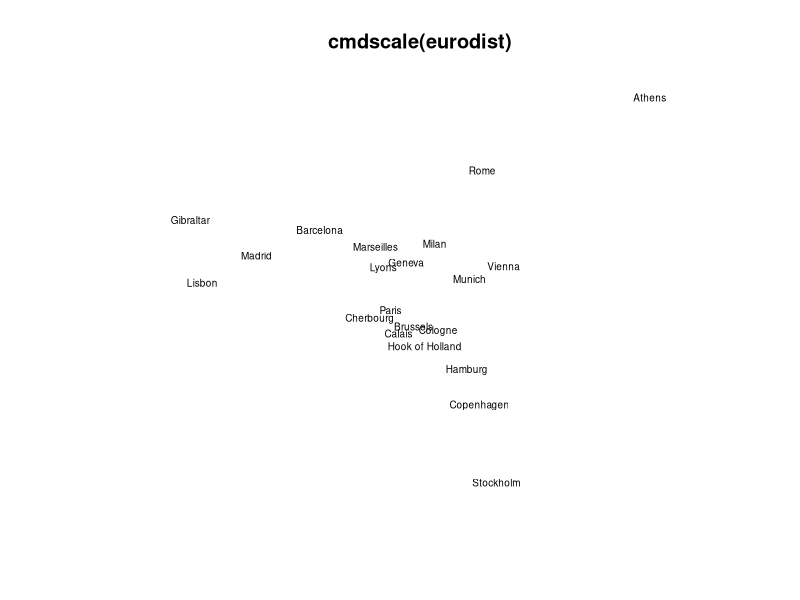
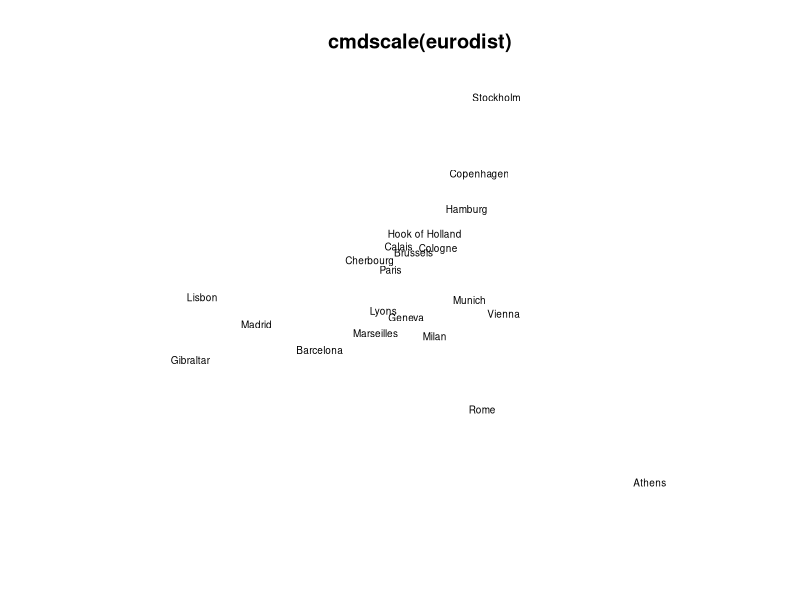

Recreate these plots in R, in order.
## ---- chunk 1
knitr::opts_chunk$set(echo = TRUE)
## ---- chunk 2
loc <- cmdscale(eurodist) 
x <- loc[, 1]
y <- loc[, 2] 
plot(x, y, type = "n", xlab = "", ylab = "", asp = 1, axes = FALSE,
     main = "cmdscale(eurodist)")
text(x, y, rownames(loc), cex = 0.6)
## ---- chunk 3
x <- loc[, 1]
y <- -loc[, 2] #cambio de signo
plot(x, y, type = "n", xlab = "", ylab = "", asp = 1, axes = FALSE,
     main = "cmdscale(eurodist)")
text(x, y, rownames(loc), cex = 0.6)
